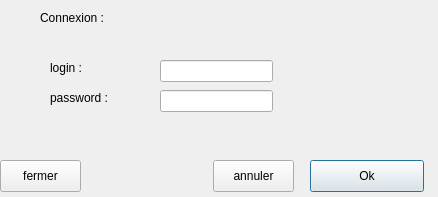
<?xml version="1.0" encoding="UTF-8"?>
<ui version="4.0">
 <class>login</class>
 <widget class="QDialog" name="login">
  <property name="geometry">
   <rect>
    <x>0</x>
    <y>0</y>
    <width>438</width>
    <height>197</height>
   </rect>
  </property>
  <property name="windowTitle">
   <string>Dialog</string>
  </property>
  <widget class="QLabel" name="Lconnexion">
   <property name="geometry">
    <rect>
     <x>40</x>
     <y>10</y>
     <width>91</width>
     <height>16</height>
    </rect>
   </property>
   <property name="text">
    <string>Connexion :</string>
   </property>
  </widget>
  <widget class="QLabel" name="Llogin">
   <property name="geometry">
    <rect>
     <x>50</x>
     <y>60</y>
     <width>62</width>
     <height>16</height>
    </rect>
   </property>
   <property name="text">
    <string>login :</string>
   </property>
  </widget>
  <widget class="QLabel" name="Lpassword">
   <property name="geometry">
    <rect>
     <x>50</x>
     <y>90</y>
     <width>81</width>
     <height>16</height>
    </rect>
   </property>
   <property name="text">
    <string>password :</string>
   </property>
  </widget>
  <widget class="QLineEdit" name="loginT">
   <property name="geometry">
    <rect>
     <x>160</x>
     <y>60</y>
     <width>113</width>
     <height>22</height>
    </rect>
   </property>
  </widget>
  <widget class="QLineEdit" name="passwordT">
   <property name="geometry">
    <rect>
     <x>160</x>
     <y>90</y>
     <width>113</width>
     <height>22</height>
    </rect>
   </property>
  </widget>
  <widget class="QPushButton" name="B_ok">
   <property name="geometry">
    <rect>
     <x>310</x>
     <y>160</y>
     <width>114</width>
     <height>32</height>
    </rect>
   </property>
   <property name="text">
    <string>Ok</string>
   </property>
  </widget>
  <widget class="QPushButton" name="B_nook">
   <property name="geometry">
    <rect>
     <x>213</x>
     <y>160</y>
     <width>81</width>
     <height>32</height>
    </rect>
   </property>
   <property name="text">
    <string>annuler</string>
   </property>
  </widget>
  <widget class="QPushButton" name="close">
   <property name="geometry">
    <rect>
     <x>0</x>
     <y>160</y>
     <width>81</width>
     <height>32</height>
    </rect>
   </property>
   <property name="text">
    <string>fermer</string>
   </property>
  </widget>
  <widget class="QLabel" name="l">
   <property name="geometry">
    <rect>
     <x>290</x>
     <y>60</y>
     <width>131</width>
     <height>16</height>
    </rect>
   </property>
   <property name="text">
    <string/>
   </property>
  </widget>
  <widget class="QLabel" name="p">
   <property name="geometry">
    <rect>
     <x>290</x>
     <y>90</y>
     <width>131</width>
     <height>16</height>
    </rect>
   </property>
   <property name="text">
    <string/>
   </property>
  </widget>
 </widget>
 <resources/>
 <connections>
  <connection>
   <sender>close</sender>
   <signal>clicked()</signal>
   <receiver>login</receiver>
   <slot>close()</slot>
   <hints>
    <hint type="sourcelabel">
     <x>40</x>
     <y>175</y>
    </hint>
    <hint type="destinationlabel">
     <x>218</x>
     <y>98</y>
    </hint>
   </hints>
  </connection>
 </connections>
</ui>
